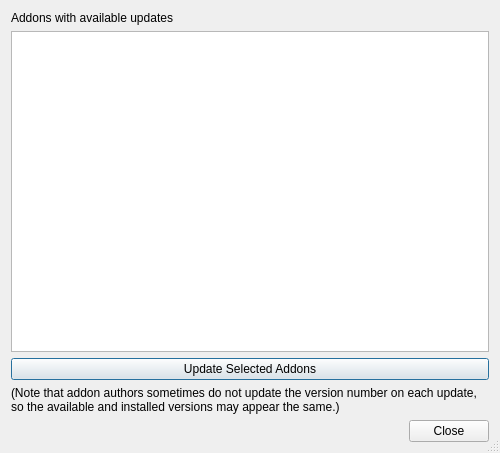
<?xml version="1.0" encoding="UTF-8"?>
<ui version="4.0">
 <class>Dialog</class>
 <widget class="QDialog" name="Dialog">
  <property name="geometry">
   <rect>
    <x>0</x>
    <y>0</y>
    <width>500</width>
    <height>453</height>
   </rect>
  </property>
  <property name="windowTitle">
   <string>Update Addons</string>
  </property>
  <property name="sizeGripEnabled">
   <bool>true</bool>
  </property>
  <property name="modal">
   <bool>true</bool>
  </property>
  <layout class="QVBoxLayout" name="verticalLayout">
   <item>
    <widget class="QLabel" name="header_label">
     <property name="text">
      <string>Addons with available updates</string>
     </property>
    </widget>
   </item>
   <item>
    <widget class="QTableView" name="table_view">
     <property name="horizontalScrollBarPolicy">
      <enum>Qt::ScrollBarAlwaysOff</enum>
     </property>
     <property name="selectionMode">
      <enum>QAbstractItemView::NoSelection</enum>
     </property>
     <property name="selectionBehavior">
      <enum>QAbstractItemView::SelectRows</enum>
     </property>
     <attribute name="verticalHeaderVisible">
      <bool>false</bool>
     </attribute>
    </widget>
   </item>
   <item>
    <widget class="QPushButton" name="update_button">
     <property name="text">
      <string>Update Selected Addons</string>
     </property>
    </widget>
   </item>
   <item>
    <widget class="QLabel" name="version_warning_label">
     <property name="text">
      <string>(Note that addon authors sometimes do not update the version number on each update, so the available and installed versions may appear the same.)</string>
     </property>
     <property name="wordWrap">
      <bool>true</bool>
     </property>
    </widget>
   </item>
   <item>
    <widget class="QDialogButtonBox" name="button_box">
     <property name="orientation">
      <enum>Qt::Horizontal</enum>
     </property>
     <property name="standardButtons">
      <set>QDialogButtonBox::Close</set>
     </property>
    </widget>
   </item>
  </layout>
 </widget>
 <resources/>
 <connections>
  <connection>
   <sender>button_box</sender>
   <signal>accepted()</signal>
   <receiver>Dialog</receiver>
   <slot>accept()</slot>
   <hints>
    <hint type="sourcelabel">
     <x>248</x>
     <y>254</y>
    </hint>
    <hint type="destinationlabel">
     <x>157</x>
     <y>274</y>
    </hint>
   </hints>
  </connection>
  <connection>
   <sender>button_box</sender>
   <signal>rejected()</signal>
   <receiver>Dialog</receiver>
   <slot>reject()</slot>
   <hints>
    <hint type="sourcelabel">
     <x>316</x>
     <y>260</y>
    </hint>
    <hint type="destinationlabel">
     <x>286</x>
     <y>274</y>
    </hint>
   </hints>
  </connection>
 </connections>
</ui>
